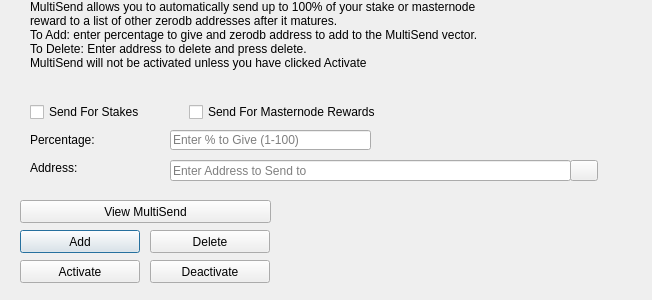
<?xml version="1.0" encoding="UTF-8"?>
<ui version="4.0">
 <class>MultiSendDialog</class>
 <widget class="QDialog" name="MultiSendDialog">
  <property name="windowModality">
   <enum>Qt::NonModal</enum>
  </property>
  <property name="geometry">
   <rect>
    <x>0</x>
    <y>0</y>
    <width>652</width>
    <height>300</height>
   </rect>
  </property>
  <property name="windowTitle">
   <string>MultiSend</string>
  </property>
  <widget class="QLineEdit" name="multiSendPercentEdit">
   <property name="geometry">
    <rect>
     <x>170</x>
     <y>130</y>
     <width>201</width>
     <height>20</height>
    </rect>
   </property>
   <property name="toolTip">
    <string>Enter whole numbers 1 - 100</string>
   </property>
   <property name="placeholderText">
    <string>Enter % to Give (1-100)</string>
   </property>
  </widget>
  <widget class="QLineEdit" name="multiSendAddressEdit">
   <property name="geometry">
    <rect>
     <x>170</x>
     <y>160</y>
     <width>401</width>
     <height>21</height>
    </rect>
   </property>
   <property name="toolTip">
    <string/>
   </property>
   <property name="placeholderText">
    <string>Enter Address to Send to</string>
   </property>
  </widget>
  <widget class="QLabel" name="label_2">
   <property name="geometry">
    <rect>
     <x>30</x>
     <y>0</y>
     <width>451</width>
     <height>121</height>
    </rect>
   </property>
   <property name="lineWidth">
    <number>1</number>
   </property>
   <property name="text">
    <string>MultiSend allows you to automatically send up to 100% of your stake or masternode reward to a list of other zerodb addresses after it matures.
To Add: enter percentage to give and zerodb address to add to the MultiSend vector.
To Delete: Enter address to delete and press delete.
MultiSend will not be activated unless you have clicked Activate</string>
   </property>
   <property name="alignment">
    <set>Qt::AlignLeading|Qt::AlignLeft|Qt::AlignTop</set>
   </property>
   <property name="wordWrap">
    <bool>true</bool>
   </property>
  </widget>
  <widget class="QLabel" name="message">
   <property name="geometry">
    <rect>
     <x>290</x>
     <y>200</y>
     <width>351</width>
     <height>91</height>
    </rect>
   </property>
   <property name="text">
    <string/>
   </property>
  </widget>
  <widget class="QPushButton" name="addButton">
   <property name="geometry">
    <rect>
     <x>20</x>
     <y>230</y>
     <width>120</width>
     <height>23</height>
    </rect>
   </property>
   <property name="toolTip">
    <string/>
   </property>
   <property name="statusTip">
    <string>Add to MultiSend Vector</string>
   </property>
   <property name="text">
    <string>Add</string>
   </property>
  </widget>
  <widget class="QPushButton" name="disableButton">
   <property name="geometry">
    <rect>
     <x>150</x>
     <y>260</y>
     <width>120</width>
     <height>23</height>
    </rect>
   </property>
   <property name="statusTip">
    <string>Deactivate MultiSend</string>
   </property>
   <property name="text">
    <string>Deactivate</string>
   </property>
  </widget>
  <widget class="QPushButton" name="addressBookButton">
   <property name="geometry">
    <rect>
     <x>570</x>
     <y>160</y>
     <width>28</width>
     <height>21</height>
    </rect>
   </property>
   <property name="toolTip">
    <string>Choose an address from the address book</string>
   </property>
   <property name="text">
    <string/>
   </property>
   <property name="icon">
    <iconset resource="../zerodb.qrc">
     <normaloff>:/icons/address-book</normaloff>:/icons/address-book</iconset>
   </property>
   <property name="shortcut">
    <string>Alt+A</string>
   </property>
   <property name="autoDefault">
    <bool>false</bool>
   </property>
  </widget>
  <widget class="QLabel" name="label">
   <property name="geometry">
    <rect>
     <x>30</x>
     <y>130</y>
     <width>121</width>
     <height>20</height>
    </rect>
   </property>
   <property name="toolTip">
    <string>Percentage of stake to send</string>
   </property>
   <property name="text">
    <string>Percentage:</string>
   </property>
  </widget>
  <widget class="QLabel" name="label_5">
   <property name="geometry">
    <rect>
     <x>30</x>
     <y>160</y>
     <width>111</width>
     <height>16</height>
    </rect>
   </property>
   <property name="toolTip">
    <string>Address to send portion of stake to</string>
   </property>
   <property name="text">
    <string>Address:</string>
   </property>
  </widget>
  <widget class="QPushButton" name="deleteButton">
   <property name="geometry">
    <rect>
     <x>150</x>
     <y>230</y>
     <width>120</width>
     <height>23</height>
    </rect>
   </property>
   <property name="toolTip">
    <string/>
   </property>
   <property name="statusTip">
    <string>Delete Address From MultiSend Vector</string>
   </property>
   <property name="text">
    <string>Delete</string>
   </property>
  </widget>
  <widget class="QPushButton" name="activateButton">
   <property name="geometry">
    <rect>
     <x>20</x>
     <y>260</y>
     <width>120</width>
     <height>23</height>
    </rect>
   </property>
   <property name="statusTip">
    <string>Activate MultiSend</string>
   </property>
   <property name="text">
    <string>Activate</string>
   </property>
  </widget>
  <widget class="QPushButton" name="viewButton">
   <property name="geometry">
    <rect>
     <x>20</x>
     <y>200</y>
     <width>251</width>
     <height>23</height>
    </rect>
   </property>
   <property name="toolTip">
    <string/>
   </property>
   <property name="statusTip">
    <string>View MultiSend Vector</string>
   </property>
   <property name="text">
    <string>View MultiSend</string>
   </property>
  </widget>
  <widget class="QWidget" name="horizontalLayoutWidget">
   <property name="geometry">
    <rect>
     <x>30</x>
     <y>100</y>
     <width>351</width>
     <height>24</height>
    </rect>
   </property>
   <layout class="QHBoxLayout" name="horizontalLayout">
    <item>
     <widget class="QCheckBox" name="multiSendStakeCheckBox">
      <property name="text">
       <string>Send For Stakes</string>
      </property>
     </widget>
    </item>
    <item>
     <widget class="QCheckBox" name="multiSendMasternodeCheckBox">
      <property name="text">
       <string>Send For Masternode Rewards</string>
      </property>
     </widget>
    </item>
   </layout>
  </widget>
 </widget>
 <resources>
  <include location="../zerodb.qrc"/>
 </resources>
 <connections/>
</ui>
